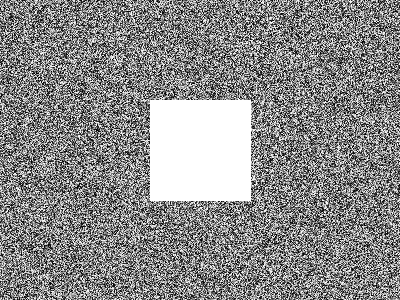
#> input picture left.png, 400 x 300 px, found by its file name
$ python item_a.py   (older library calls are emulated)
#> lines starting #> are read from the running program, lines starting #| are printed output that depends on the picture; after the words box and inside, x2 and y2 are one past the last pixel; in counts of white or black regions, pixels touching at a corner belong together
import cv2
import numpy as np
import os

def create_stereo_images(left_path, right_path):
    if os.path.exists(left_path) and os.path.exists(right_path):
        print("Imagens estéreo já existem.")
        return

    print("Criando imagens estéreo sintéticas...")
    #fundo preto
    img_left = np.zeros((300, 400), dtype=np.uint8)
    img_right = np.zeros((300, 400), dtype=np.uint8)

    noise = np.random.randint(0, 255, (300, 400), dtype=np.uint8)
    img_left[:] = noise
    img_right[:] = noise

    cv2.rectangle(img_left, (150, 100), (250, 200), 255, -1)
    cv2.rectangle(img_right, (120, 100), (220, 200), 255, -1)

    cv2.imwrite(left_path, img_left)
    cv2.imwrite(right_path, img_right)
    print("Imagens criadas com sucesso.")

def main():
    left_img_path = 'left.png'
    right_img_path = 'right.png'

    create_stereo_images(left_img_path, right_img_path)

    imgL = cv2.imread(left_img_path, cv2.IMREAD_GRAYSCALE)
#> imgL is the input picture: shape (300, 400); min 0, max 255, mean 137.9
    imgR = cv2.imread(right_img_path, cv2.IMREAD_GRAYSCALE)
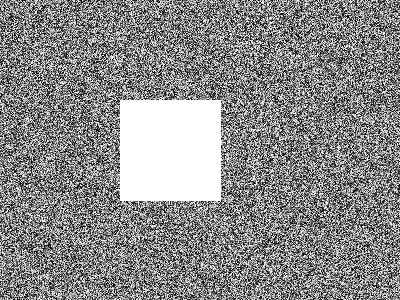
#> input picture right.png, 400 x 300 px, found by its file name
#> imgR is the input picture: shape (300, 400); min 0, max 255, mean 137.8

    if imgL is None or imgR is None:
        print("Erro ao carregar as imagens.")
        return

    stereo = cv2.StereoBM_create(numDisparities=64, blockSize=15)

    disparity = stereo.compute(imgL, imgR)
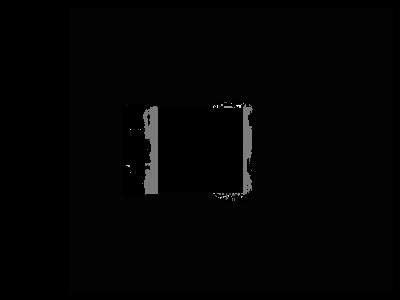
#> disparity: shape (300, 400) int16; min -16, max 1008, mean 2.1; drawn with min black and max white

    disparity_normalized = cv2.normalize(disparity, None, alpha=0, beta=255, norm_type=cv2.NORM_MINMAX, dtype=cv2.CV_8U)

    valid_mask = disparity > 0
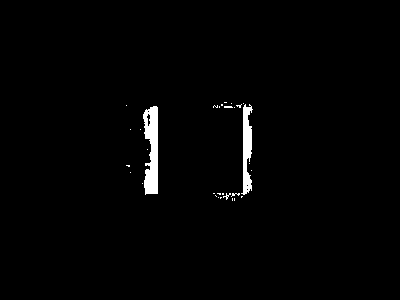
#> valid_mask: shape (300, 400) bool; 1.5% white; 31 white regions (28 under 20 px), largest, box (x1, y1, x2, y2) and area: (143, 106, 158, 195) 983, (241, 104, 253, 195) 645, (223, 193, 231, 200) 20

    disp_for_min = np.copy(disparity).astype(np.float32)
    disp_for_min[~valid_mask] = np.inf
    _, _, min_loc, _ = cv2.minMaxLoc(disp_for_min)
#> min_loc = (216, 107)

    disp_for_max = np.copy(disparity)
    disp_for_max[~valid_mask] = -1
    _, _, _, max_loc = cv2.minMaxLoc(disp_for_max)
#> max_loc = (236, 105)

    closest_val = disparity_normalized[max_loc[1], max_loc[0]]
#> closest_val = 255
    farthest_val = disparity_normalized[min_loc[1], min_loc[0]]
#> farthest_val = 26

    print("--- Estimativa de Profundidade Relativa ---")
    print(f"Pixel mais próximo (maior disparidade): Coordenadas (x, y) = {max_loc}, Valor Normalizado = {closest_val}")
#| Pixel mais próximo (maior disparidade): Coordenadas (x, y) = (236, 105), Valor Normalizado = 255
    print(f"Pixel mais distante (menor disparidade): Coordenadas (x, y) = {min_loc}, Valor Normalizado = {farthest_val}")
#| Pixel mais distante (menor disparidade): Coordenadas (x, y) = (216, 107), Valor Normalizado = 26
    print("-------------------------------------------")

    disparity_color = cv2.applyColorMap(disparity_normalized, cv2.COLORMAP_JET)
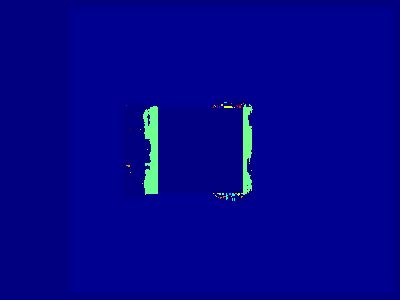
#> disparity_color: shape (300, 400, 3); mean B, G, R 138.9, 3.6, 1.7

    cv2.imshow('Imagem Esquerda', imgL)
    cv2.imshow('Imagem Direita', imgR)
    cv2.imshow('Mapa de Disparidade (JET)', disparity_color)

    print("Pressione qualquer tecla para sair...")
    cv2.waitKey(0)
    cv2.destroyAllWindows()

if __name__ == "__main__":
    main()

'''
Em uma câmera estéreo embarcada em um drone, essa estimativa de profundidade se comportaria
da seguinte forma:
1. Os objetos no solo muito abaixo ou obstáculos muito distantes apresentariam baixa disparidade (tendendo a zero).
2. Obstáculos iminentes (como galhos, paredes ou outras aeronaves) teriam alta disparidade, sendo detectados como os "pixels mais próximos".
3. As vibrações do motor e os movimentos rápidos (motion blur) poderiam prejudicar a correlação de blocos (StereoBM), gerando ruídos no mapa de disparidade (muitos pixels com disparidade inválida ou errada).
4. Ao apontar a câmera para o chão plano, a disparidade formaria um gradiente linear que ajudaria a estimar a altitude e inclinação (pitch/roll) do drone.
'''
